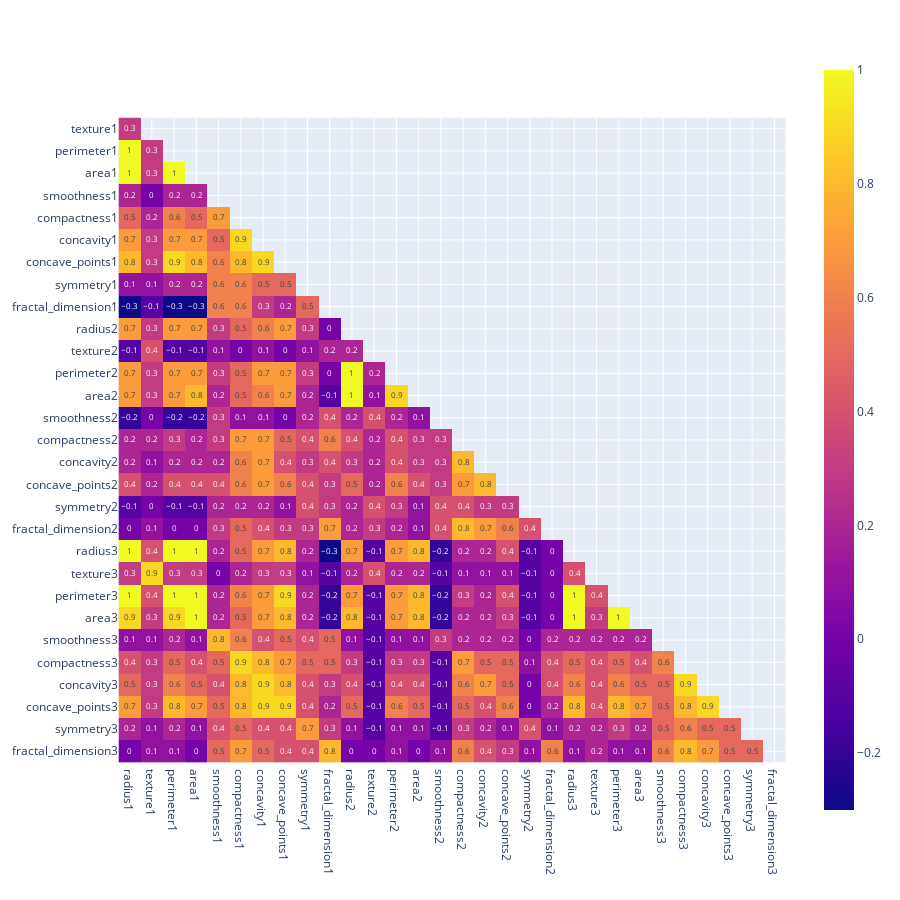

The cell this chart's notebook holds for it:
### Code cell
std_corr = standard.corr().round(1)  
# Mask to matrix
mask = np.zeros_like(std_corr, dtype=bool)
mask[np.triu_indices_from(mask)] = True
# Viz
df_corr_viz = std_corr.mask(mask).dropna(how='all')
fig = px.imshow(df_corr_viz, text_auto=True)
fig.update_layout(height = 900, width=900)
fig.show()

### Figure 1 — Plotly figure (JSON) as saved in the notebook; plotly's stock layout.template omitted (floating-point values rounded to 4 significant figures; data arrays with more than 128 entries replaced by an {"elided": "..."} marker saying what was removed)
{"data": [{"coloraxis": "coloraxis", "hovertemplate": "x: %{x}<br>y: %{y}<br>color: %{z}<extra></extra>", "name": "0", "texttemplate": "%{z}", "type": "heatmap", "x": ["radius1", "texture1", "perimeter1", "area1", "smoothness1", "compactness1", "concavity1", "concave_points1", "symmetry1", "fractal_dimension1", "radius2", "texture2", "perimeter2", "area2", "smoothness2", "compactness2", "concavity2", "concave_points2", "symmetry2", "fractal_dimension2", "radius3", "texture3", "perimeter3", "area3", "smoothness3", "compactness3", "concavity3", "concave_points3", "symmetry3", "fractal_dimension3"], "xaxis": "x", "y": ["texture1", "perimeter1", "area1", "smoothness1", "compactness1", "concavity1", "concave_points1", "symmetry1", "fractal_dimension1", "radius2", "texture2", "perimeter2", "area2", "smoothness2", "compactness2", "concavity2", "concave_points2", "symmetry2", "fractal_dimension2", "radius3", "texture3", "perimeter3", "area3", "smoothness3", "compactness3", "concavity3", "concave_points3", "symmetry3", "fractal_dimension3"], "yaxis": "y", "z": {"elided": "29x30 float values"}}], "layout": {"coloraxis": {"colorscale": [[0, "#0d0887"], [0.1111, "#46039f"], [0.2222, "#7201a8"], [0.3333, "#9c179e"], [0.4444, "#bd3786"], [0.5556, "#d8576b"], [0.6667, "#ed7953"], [0.7778, "#fb9f3a"], [0.8889, "#fdca26"], [1, "#f0f921"]]}, "height": 900, "margin": {"t": 60}, "width": 900, "xaxis": {"anchor": "y", "autorange": true, "constrain": "domain", "domain": [0, 1], "range": [-0.5, 29.5], "scaleanchor": "y", "type": "category"}, "yaxis": {"anchor": "x", "autorange": true, "constrain": "domain", "domain": [0.07581, 0.9242], "range": [28.5, -0.5], "type": "category"}}}
